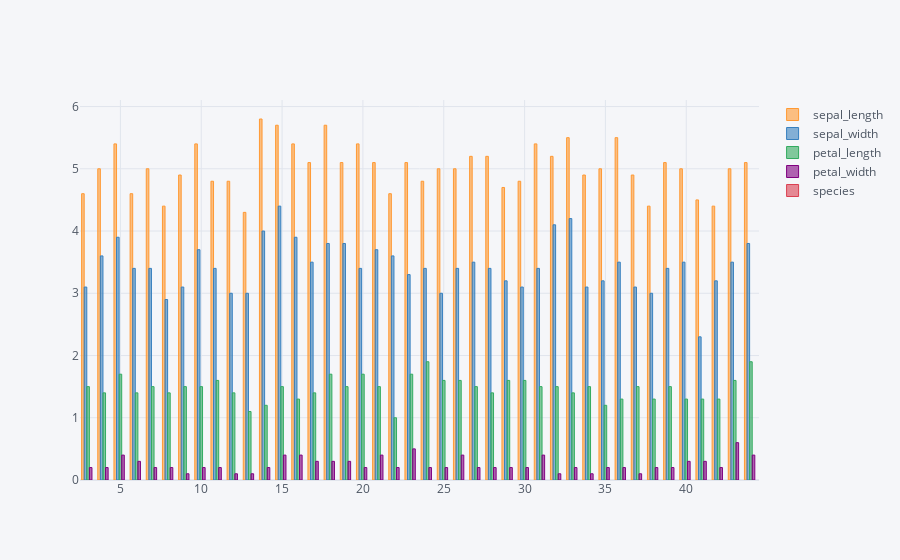

Notebook source saved alongside this figure:
### Code cell
info2.iloc[3:45].iplot(kind = 'bar' , mode ='markers' )

### Figure 1 — Plotly figure (JSON) as saved in the notebook; plotly's stock layout.template omitted (floating-point values rounded to 4 significant figures)
{"data": [{"marker": {"color": "rgba(255, 153, 51, 0.6)", "line": {"color": "rgba(255, 153, 51, 1.0)", "width": 1}}, "name": "sepal_length", "orientation": "v", "text": "", "type": "bar", "x": [3, 4, 5, 6, 7, 8, 9, 10, 11, 12, 13, 14, 15, 16, 17, 18, 19, 20, 21, 22, 23, 24, 25, 26, 27, 28, 29, 30, 31, 32, 33, 34, 35, 36, 37, 38, 39, 40, 41, 42, 43, 44], "y": [4.6, 5, 5.4, 4.6, 5, 4.4, 4.9, 5.4, 4.8, 4.8, 4.3, 5.8, 5.7, 5.4, 5.1, 5.7, 5.1, 5.4, 5.1, 4.6, 5.1, 4.8, 5, 5, 5.2, 5.2, 4.7, 4.8, 5.4, 5.2, 5.5, 4.9, 5, 5.5, 4.9, 4.4, 5.1, 5, 4.5, 4.4, 5, 5.1]}, {"marker": {"color": "rgba(55, 128, 191, 0.6)", "line": {"color": "rgba(55, 128, 191, 1.0)", "width": 1}}, "name": "sepal_width", "orientation": "v", "text": "", "type": "bar", "x": [3, 4, 5, 6, 7, 8, 9, 10, 11, 12, 13, 14, 15, 16, 17, 18, 19, 20, 21, 22, 23, 24, 25, 26, 27, 28, 29, 30, 31, 32, 33, 34, 35, 36, 37, 38, 39, 40, 41, 42, 43, 44], "y": [3.1, 3.6, 3.9, 3.4, 3.4, 2.9, 3.1, 3.7, 3.4, 3, 3, 4, 4.4, 3.9, 3.5, 3.8, 3.8, 3.4, 3.7, 3.6, 3.3, 3.4, 3, 3.4, 3.5, 3.4, 3.2, 3.1, 3.4, 4.1, 4.2, 3.1, 3.2, 3.5, 3.1, 3, 3.4, 3.5, 2.3, 3.2, 3.5, 3.8]}, {"marker": {"color": "rgba(50, 171, 96, 0.6)", "line": {"color": "rgba(50, 171, 96, 1.0)", "width": 1}}, "name": "petal_length", "orientation": "v", "text": "", "type": "bar", "x": [3, 4, 5, 6, 7, 8, 9, 10, 11, 12, 13, 14, 15, 16, 17, 18, 19, 20, 21, 22, 23, 24, 25, 26, 27, 28, 29, 30, 31, 32, 33, 34, 35, 36, 37, 38, 39, 40, 41, 42, 43, 44], "y": [1.5, 1.4, 1.7, 1.4, 1.5, 1.4, 1.5, 1.5, 1.6, 1.4, 1.1, 1.2, 1.5, 1.3, 1.4, 1.7, 1.5, 1.7, 1.5, 1, 1.7, 1.9, 1.6, 1.6, 1.5, 1.4, 1.6, 1.6, 1.5, 1.5, 1.4, 1.5, 1.2, 1.3, 1.5, 1.3, 1.5, 1.3, 1.3, 1.3, 1.6, 1.9]}, {"marker": {"color": "rgba(128, 0, 128, 0.6)", "line": {"color": "rgba(128, 0, 128, 1.0)", "width": 1}}, "name": "petal_width", "orientation": "v", "text": "", "type": "bar", "x": [3, 4, 5, 6, 7, 8, 9, 10, 11, 12, 13, 14, 15, 16, 17, 18, 19, 20, 21, 22, 23, 24, 25, 26, 27, 28, 29, 30, 31, 32, 33, 34, 35, 36, 37, 38, 39, 40, 41, 42, 43, 44], "y": [0.2, 0.2, 0.4, 0.3, 0.2, 0.2, 0.1, 0.2, 0.2, 0.1, 0.1, 0.2, 0.4, 0.4, 0.3, 0.3, 0.3, 0.2, 0.4, 0.2, 0.5, 0.2, 0.2, 0.4, 0.2, 0.2, 0.2, 0.2, 0.4, 0.1, 0.2, 0.1, 0.2, 0.2, 0.1, 0.2, 0.2, 0.3, 0.3, 0.2, 0.6, 0.4]}, {"marker": {"color": "rgba(219, 64, 82, 0.6)", "line": {"color": "rgba(219, 64, 82, 1.0)", "width": 1}}, "name": "species", "orientation": "v", "text": "", "type": "bar", "x": [3, 4, 5, 6, 7, 8, 9, 10, 11, 12, 13, 14, 15, 16, 17, 18, 19, 20, 21, 22, 23, 24, 25, 26, 27, 28, 29, 30, 31, 32, 33, 34, 35, 36, 37, 38, 39, 40, 41, 42, 43, 44], "y": ["Iris-setosa", "Iris-setosa", "Iris-setosa", "Iris-setosa", "Iris-setosa", "Iris-setosa", "Iris-setosa", "Iris-setosa", "Iris-setosa", "Iris-setosa", "Iris-setosa", "Iris-setosa", "Iris-setosa", "Iris-setosa", "Iris-setosa", "Iris-setosa", "Iris-setosa", "Iris-setosa", "Iris-setosa", "Iris-setosa", "Iris-setosa", "Iris-setosa", "Iris-setosa", "Iris-setosa", "Iris-setosa", "Iris-setosa", "Iris-setosa", "Iris-setosa", "Iris-setosa", "Iris-setosa", "Iris-setosa", "Iris-setosa", "Iris-setosa", "Iris-setosa", "Iris-setosa", "Iris-setosa", "Iris-setosa", "Iris-setosa", "Iris-setosa", "Iris-setosa", "Iris-setosa", "Iris-setosa"]}], "layout": {"legend": {"bgcolor": "#F5F6F9", "font": {"color": "#4D5663"}}, "paper_bgcolor": "#F5F6F9", "plot_bgcolor": "#F5F6F9", "title": {"font": {"color": "#4D5663"}}, "xaxis": {"gridcolor": "#E1E5ED", "showgrid": true, "tickfont": {"color": "#4D5663"}, "title": {"font": {"color": "#4D5663"}, "text": ""}, "zerolinecolor": "#E1E5ED"}, "yaxis": {"gridcolor": "#E1E5ED", "showgrid": true, "tickfont": {"color": "#4D5663"}, "title": {"font": {"color": "#4D5663"}, "text": ""}, "zerolinecolor": "#E1E5ED"}}}
